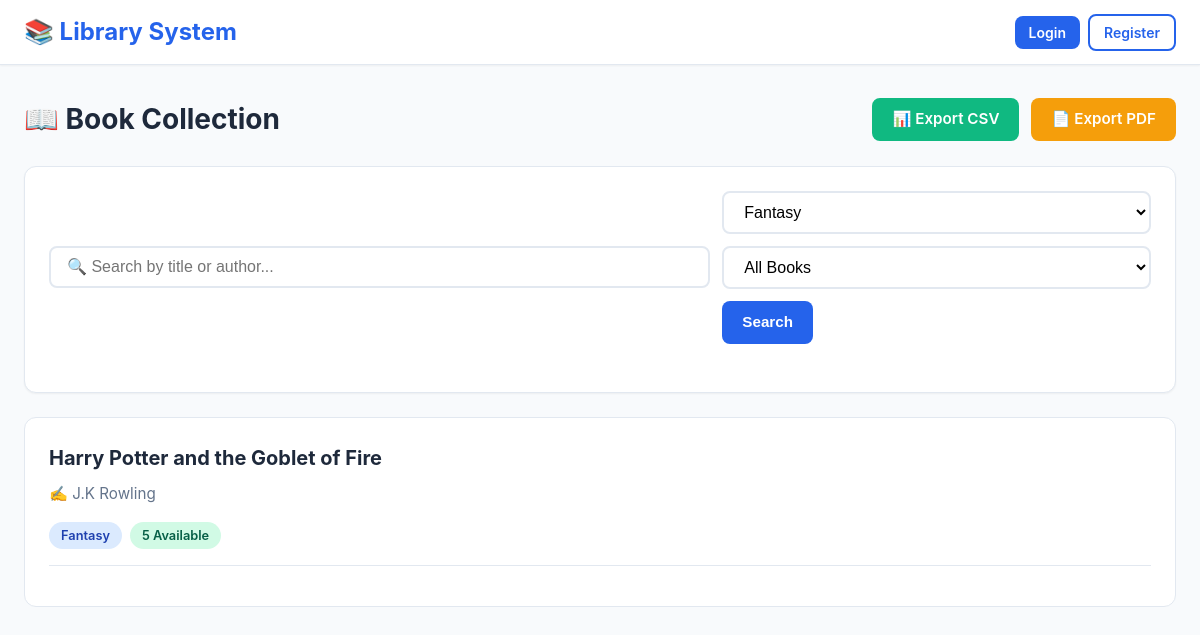
Page /books?category_id=2 on the committed database.
### library_app_2025/models.py (models this page shows, shortened)
class Book(db.Model):
    id = db.Column(db.Integer, primary_key=True)
    title = db.Column(db.String(100), nullable=False)
    author = db.Column(db.String(100), nullable=False)
    quantity = db.Column(db.Integer, nullable=False, default=0)
    category_id = db.Column(db.Integer, db.ForeignKey('category.id'), nullable=True)
    borrows = db.relationship('Borrow', backref='book', lazy=True)

class Category(db.Model):
    id = db.Column(db.Integer, primary_key=True)
    name = db.Column(db.String(50), unique=True, nullable=False)
    books = db.relationship('Book', backref='category', lazy=True)

### library_app_2025/app.py (the view)
@app.route('/books')
def view_books():
    search_query = request.args.get('search', '').strip()
    filter_by = request.args.get('filter')
    category_id = request.args.get('category_id')
    q = Book.query
    if search_query:
        pattern = f"%{search_query}%"
        q = q.filter(or_(Book.title.ilike(pattern), Book.author.ilike(pattern)))
    if filter_by == 'available':
        q = q.filter(Book.quantity > 0)
    if category_id:
        try:
            cid = int(category_id)
            q = q.filter(Book.category_id == cid)
        except ValueError:
            pass
    books = q.order_by(Book.title.asc()).all()
    categories = Category.query.order_by(Category.name.asc()).all()
    return render_template(
        'books.html',
        books=books,
        search_query=search_query,
        filter_by=filter_by,
        categories=categories,
        selected_category_id=category_id,
        now=datetime.utcnow()
    )

### library_app_2025/templates/books.html (shortened to what this page needs)
{% extends "base.html" %}
{% block content %}
<div class="container">
    <div class="toolbar">
        <h1 class="toolbar-title">📖 Book Collection</h1>
        <div class="toolbar-actions">
            <a href="{{ url_for('export_books_csv') }}" class="btn btn-success">📊 Export CSV</a>
            <a href="{{ url_for('export_books_pdf') }}" class="btn btn-warning">📄 Export PDF</a>
        </div>
    </div>
    <div class="card">
        <div class="card-body">
            <form method="GET" action="{{ url_for('view_books') }}">
                <div class="search-bar">
                    <input type="text" name="search" class="form-control search-input"
                           placeholder="🔍 Search by title or author..."
                           value="{{ search_query or '' }}">
                    <div class="filter-group">
                        <select name="category_id" class="form-control">
                            {% for cat in categories %}
                                <option value="{{ cat.id }}"
                                    {% if selected_category_id == cat.id|string %}selected{% endif %}>
                                    {{ cat.name }}
                                </option>
                            {% endfor %}
                        </select>
                        <select name="filter" class="form-control">
                            <option value="">All Books</option>
                        </select>
                        <button type="submit" class="btn btn-primary">Search</button>
                    </div>
                </div>
            </form>
        </div>
    </div>
    {% if books %}
        <div class="grid grid-2">
            {% for book in books %}
                <div class="book-card">
                    <div>
                        <h3 class="book-card-title">{{ book.title }}</h3>
                        <p class="book-card-author">✍️ {{ book.author }}</p>
                        <div style="display: flex; gap: 0.5rem; margin-bottom: 1rem;">
                            {% if book.category %}
                                <span class="badge badge-info">{{ book.category.name }}</span>
                            {% endif %}
                            {% if book.quantity > 0 %}
                                <span class="badge badge-success">{{ book.quantity }} Available</span>
                            {% else %}
                                <span class="badge badge-danger">Out of Stock</span>
                            {% endif %}
                        </div>
                    </div>
                    <div class="book-card-footer">
                    </div>
                </div>
            {% endfor %}
        </div>
    {% endif %}
</div>
{% endblock %}

### library_app_2025/static/Images/style.css (style rules this page uses)
:root { --primary-color: #2563eb; --primary-hover: #1d4ed8; --secondary-color: #64748b; --success-color: #10b981; --warning-color: #f59e0b; --danger-color: #ef4444; --info-color: #3b82f6; --background: #f8fafc; --surface: #ffffff; --text-primary: #1e293b; --text-secondary: #64748b; --border-color: #e2e8f0; --shadow-sm: 0 1px 2px 0 rgba(0, 0, 0, 0.05); --shadow-md: 0 4px 6px -1px rgba(0, 0, 0, 0.1), 0 2px 4px -1px rgba(0, 0, 0, 0.06); --shadow-lg: 0 10px 15px -3px rgba(0, 0, 0, 0.1), 0 4px 6px -2px rgba(0, 0, 0, 0.05); --radius-sm: 0.375rem; --radius-md: 0.5rem; --radius-lg: 0.75rem; }
* { margin: 0; padding: 0; box-sizing: border-box; }
body { font-family: -apple-system, BlinkMacSystemFont, 'Segoe UI', Roboto, 'Helvetica Neue', Arial, sans-serif; background-color: var(--background); color: var(--text-primary); line-height: 1.6; min-height: 100vh; }
.container { max-width: 1280px; margin: 0 auto; padding: 2rem 1.5rem; }
.card { background-color: var(--surface); border-radius: var(--radius-lg); box-shadow: var(--shadow-sm); border: 1px solid var(--border-color); overflow: hidden; margin-bottom: 1.5rem; }
.card-body { padding: 1.5rem; }
.btn { display: inline-block; padding: 0.625rem 1.25rem; font-size: 0.95rem; font-weight: 600; text-align: center; text-decoration: none; border: none; border-radius: var(--radius-md); cursor: pointer; transition: all 0.2s; line-height: 1.5; }
.btn-primary { background-color: var(--primary-color); color: white; }
.btn-success { background-color: var(--success-color); color: white; }
.btn-warning { background-color: var(--warning-color); color: white; }
.form-control { width: 100%; padding: 0.625rem 1rem; font-size: 1rem; border: 2px solid var(--border-color); border-radius: var(--radius-md); background-color: var(--surface); transition: all 0.2s; }
select.form-control { cursor: pointer; }
.search-bar { display: flex; gap: 0.75rem; margin-bottom: 1.5rem; flex-wrap: wrap; align-items: center; }
.search-input { flex: 1; min-width: 250px; }
.filter-group { display: flex; gap: 0.75rem; flex-wrap: wrap; }
.badge { display: inline-block; padding: 0.25rem 0.75rem; font-size: 0.8rem; font-weight: 600; border-radius: 9999px; line-height: 1.5; }
.badge-success { background-color: #d1fae5; color: #065f46; }
.badge-info { background-color: #dbeafe; color: #1e40af; }
.grid { display: grid; gap: 1.5rem; margin-bottom: 1.5rem; }
.grid-2 { grid-template-columns: repeat(auto-fit, minmax(300px, 1fr)); }
.book-card { background-color: var(--surface); border: 1px solid var(--border-color); border-radius: var(--radius-lg); padding: 1.5rem; transition: all 0.2s; }
.book-card-title { font-size: 1.25rem; font-weight: 700; color: var(--text-primary); margin-bottom: 0.5rem; }
.book-card-author { color: var(--text-secondary); margin-bottom: 1rem; font-size: 0.95rem; }
.book-card-footer { display: flex; justify-content: space-between; align-items: center; margin-top: 1rem; padding-top: 1rem; border-top: 1px solid var(--border-color); }
.toolbar { display: flex; justify-content: space-between; align-items: center; margin-bottom: 1.5rem; flex-wrap: wrap; gap: 1rem; }
.toolbar-title { font-size: 1.75rem; font-weight: 700; color: var(--text-primary); }
.toolbar-actions { display: flex; gap: 0.75rem; flex-wrap: wrap; }

### rows in the picture
Book: title "Harry Potter and the Goblet of Fire", author "J.K Rowling", category.name "Fantasy", quantity "5"

### other values in the picture
form field category_id "Fantasy"
